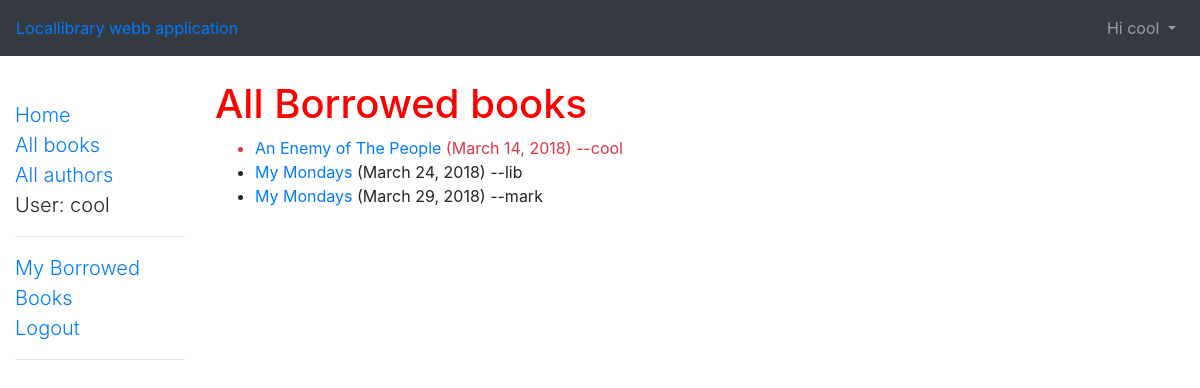
The page /catalog/borrowed/ (signed in) on the database as committed earlier.
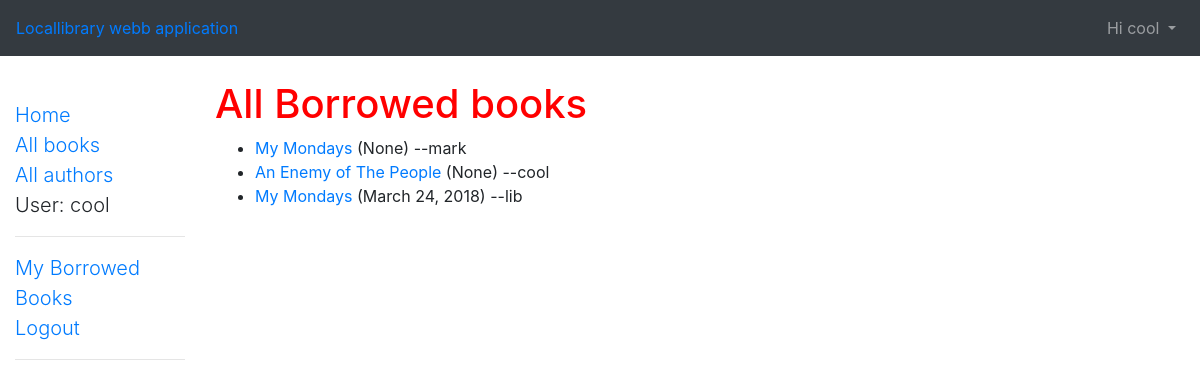
The same page on the database as committed later.
### catalog/models.py (models this page shows, shortened)
class BookInstance(models.Model):
    id = models.UUIDField(primary_key=True, default=uuid.uuid4, help_text="Unique ID for this particular book across whole library")
    book = models.ForeignKey('Book', on_delete=models.SET_NULL, null=True)
    imprint = models.CharField(max_length=200)
    due_back = models.DateField(null=True, blank=True)
    borrower=models.ForeignKey(User,on_delete=models.SET_NULL, null=True,blank=True)
    LOAN_STATUS = (
        ('m', 'Maintenance'),
        ('o', 'On loan'),
        ('a', 'Available'),
        ('r', 'Reserved'),
    )
    status = models.CharField(max_length=1, choices=LOAN_STATUS, blank=True, default='m', help_text='Book availability')
    @property
    def is_overdue(self):
        if self.due_back and date.today() > self.due_back:
            return True
        return False
    class Meta:
        ordering = ["due_back"]
        permissions = (("can_mark_returned", "Set book as returned"),)

class Book(models.Model):
    title = models.CharField(max_length=200)
    author = models.ForeignKey('Author', on_delete=models.SET_NULL, null=True)
    summary = models.TextField(max_length=1000, help_text='Enter a brief description of the book')
    isbn = models.CharField('ISBN',max_length=13, help_text='13 Character <a href="https://www.isbn-international.org/content/what-isbn">ISBN number</a>')
    genre = models.ManyToManyField(Genre, help_text='Select a genre for this book')
    book_language = models.ManyToManyField(Language, help_text='Select a language for this book')
    def display_genre(self):
        """
        Creates a string for the Genre. This is required to display genre in Admin.
        """
        return ', '.join([ genre.genre_name for genre in self.genre.all()[:4] ])
    display_genre.short_description = 'Genre'

### catalog/views.py (the view)
# urls.py: path('borrowed/' ,views.AllBorrowedBooksListView.as_view(), name='all-borrowed'),
class AllBorrowedBooksListView(LoginRequiredMixin,generic.ListView):
    model = BookInstance
    template_name ='catalog/all_borrowed_books.html'
    paginate_by = 10
    def get_queryset(self):
        return BookInstance.objects.filter(status__exact='o').order_by('due_back')

### catalog/templates/catalog/all_borrowed_books.html (shortened to what this page needs)
{% extends "catalog/base_template.html" %}
{% block content %}
    <h1>All Borrowed books</h1>
    {% if bookinstance_list %}
    <ul>
      {% for bookinst in bookinstance_list %}
      <li class="{% if bookinst.is_overdue %}text-danger{% endif %}">
        <a href="{% url 'catalog:book-detail' bookinst.book.pk %}">{{bookinst.book.title}}</a> ({{ bookinst.due_back }}) --{{ bookinst.borrower}}
      </li>
      {% endfor %}
    </ul>
    {% else %}
      <p>There are no books borrowed.</p>
    {% endif %}
{% endblock %}

Rows that differ between the two databases and show on the page:
changed BookInstance "mark": due_back "March 29, 2018" → "None"; moves up the list
changed BookInstance "An Enemy of The People": due_back "March 14, 2018" → "None"
